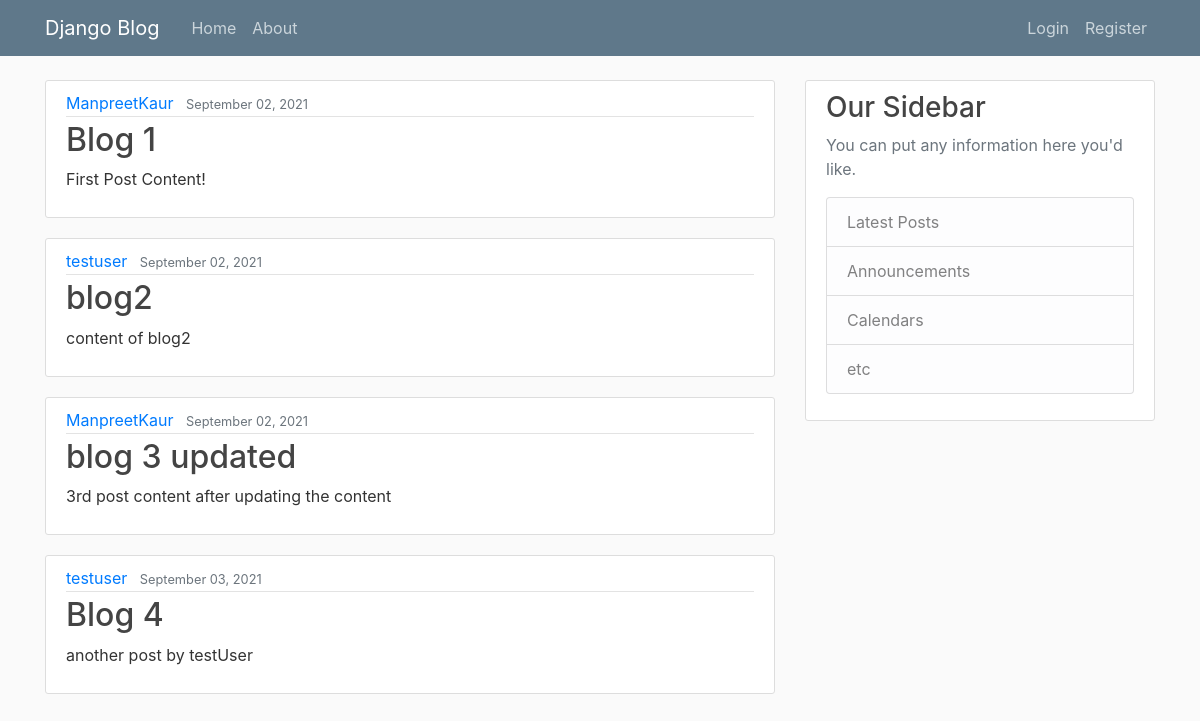
The page / on the database its author committed.
### blog/models.py (models this page shows, shortened)
class Post(models.Model):
    title = models.CharField(max_length=100)
    content = models.TextField()
    date_posted = models.DateTimeField(default = timezone.now)
    author = models.ForeignKey(User, on_delete = models.CASCADE)

### blog/views.py (the view)
# urls.py: path('', views.home, name = 'blog-home'),
def home(request):
    context = {
        'posts': Post.objects.all()
    }
    return render(request, 'blog/home.html', context)

### blog/templates/blog/home.html
{% extends "blog/base.html" %}
{% block content %}
    {% for post in posts %}
        <article class="media content-section">
            <div class="media-body">
                <div class="article-metadata">
                    <a class="mr-2" href="#">{{ post.author }}</a>
                    <small class="text-muted">{{ post.date_posted|date:"F d, Y" }}</small>
                </div>
                <h2><a class="article-title" href="#">{{ post.title }}</a></h2>
                 <p class="article-content">{{ post.content }}</p>
            </div>
        </article>
    {% endfor %}
{% endblock content %}

### blog/templates/blog/base.html (shortened to what this page needs)
{% load static %}
<!DOCTYPE html>
<html lang="en">
<head>
    <link rel="stylesheet" href="https://stackpath.bootstrapcdn.com/bootstrap/4.3.1/css/bootstrap.min.css">
    <link rel ="stylesheet" type="text/css" href="{% static 'blog/main.css' %}" >
</head>
<body>
    <header class="site-header">
        <nav class="navbar navbar-expand-md navbar-dark bg-steel fixed-top">
            <div class="container">
                <a class="navbar-brand mr-4" href="{% url 'blog-home'%}">Django Blog</a>
                <div class="collapse navbar-collapse" id="navbarToggle">
                    <div class="navbar-nav mr-auto">
                        <a class="nav-item nav-link" href="{% url 'blog-home'%}">Home</a>
                        <a class="nav-item nav-link" href="{% url 'blog-about' %}">About</a>
                    </div>
                    <div class="navbar-nav">
                        {% if user.is_authenticated %}
                            <a class="nav-item nav-link" href="{% url 'profile' %}">Profile</a>
                            <a class="nav-item nav-link" href="{% url 'logout' %}">Logout</a>
                        {% else %}
                            <a class="nav-item nav-link" href="{% url 'login' %}">Login</a>
                            <a class="nav-item nav-link" href="{% url 'register' %}">Register</a>
                        {% endif %}
                    </div>
                </div>
            </div>
        </nav>
    </header>
    <main role="main" class="container">
        <div class="row">
            <div class="col-md-8">
                {% block content %}{% endblock %}
            </div>
            <div class="col-md-4">
                <div class="content-section">
                    <h3>Our Sidebar</h3>
                    <p class='text-muted'>You can put any information here you'd like.
                    <ul class="list-group">
                        <li class="list-group-item list-group-item-light">Latest Posts</li>
                        <li class="list-group-item list-group-item-light">Announcements</li>
                        <li class="list-group-item list-group-item-light">Calendars</li>
                        <li class="list-group-item list-group-item-light">etc</li>
                    </ul>
                    </p>
                </div>
            </div>
        </div>
    </main>
</body>
</html>

### blog/static/blog/main.css (style rules this page uses)
body { background: #fafafa; color: #333333; margin-top: 5rem; }
h1, h2, h3, h4, h5, h6 { color: #444444; }
ul { margin: 0; }
.bg-steel { background-color: #5f788a; }
.site-header .navbar-nav .nav-link { color: #cbd5db; }
.content-section { background: #ffffff; padding: 10px 20px; border: 1px solid #dddddd; border-radius: 3px; margin-bottom: 20px; }
.article-title { color: #444444; }
.article-content { white-space: pre-line; }
.article-metadata { padding-bottom: 1px; margin-bottom: 4px; border-bottom: 1px solid #e3e3e3 }

### rows shown on the page
Post: author "ManpreetKaur", date_posted "September 02, 2021", title "Blog 1", content "First Post Content!"
Post: author "testuser", date_posted "September 02, 2021", title "blog2", content "content of blog2"
Post: author "ManpreetKaur", date_posted "September 02, 2021", title "blog 3 updated", content "3rd post content after updating the content"
Post: author "testuser", date_posted "September 03, 2021", title "Blog 4", content "another post by testUser"
